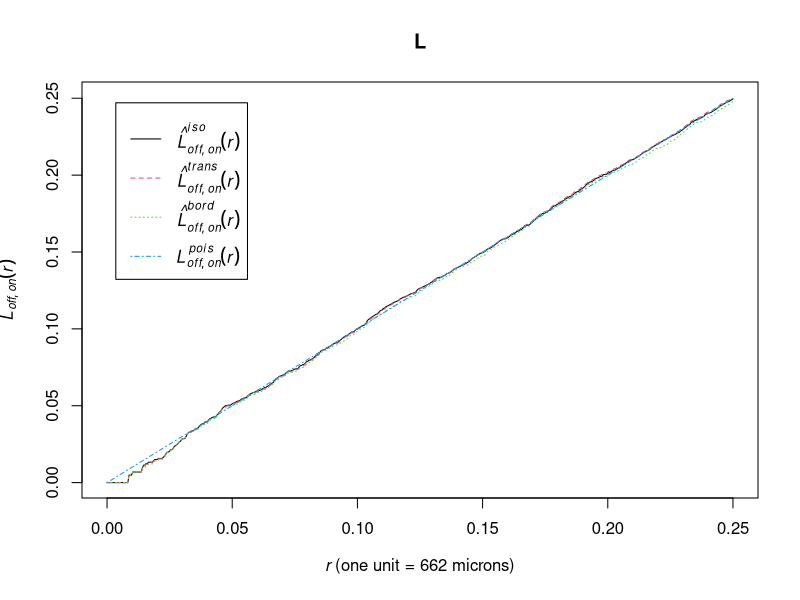

This chart was generated by the following R code:
library(spatstat)


### Name: Lcross
### Title: Multitype L-function (cross-type)
### Aliases: Lcross
### Keywords: spatial nonparametric

### ** Examples

 data(amacrine)
 L <- Lcross(amacrine, "off", "on")
 plot(L)
